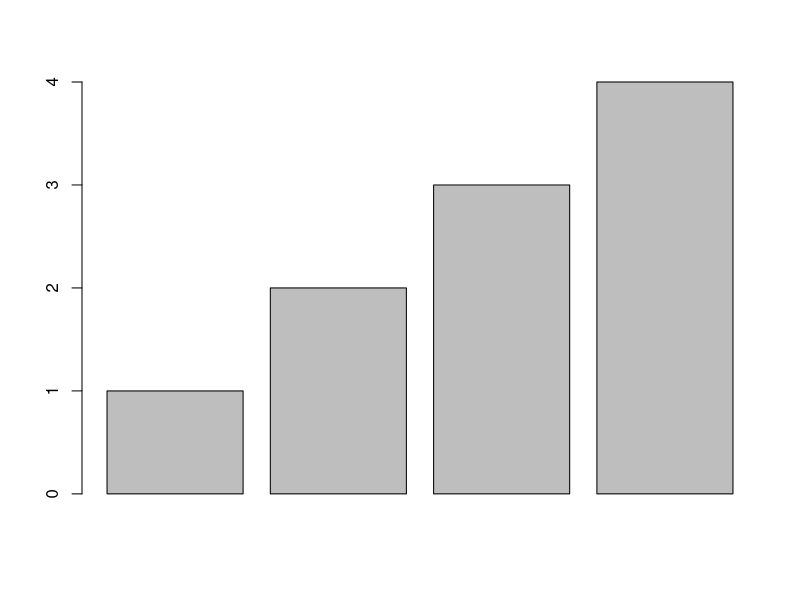

Generate this figure with R: (Note: this script raises an error after producing the figure.)
## ---- chunk 1
barplot(c(1,2,3,4))
## ---- chunk 2
report <- list()
report[[1]] <- "Report Name"
report[[2]] <- head(mtcars)
report
## ---- chunk 3
# include at the top of script
here::i_am('R/my_analysis.R')
# now add all your R code 
## ---- chunk 4
# include at the top of script
here::i_am('index.en.Rmd')

# load data 
my_data <- read.csv(here::here('data','my_data.csv'))

# do some analysis to get results
my_results <- sum(my_data)

# save results
save(my_results, file = here::here('output', 'my_results.RData'))
